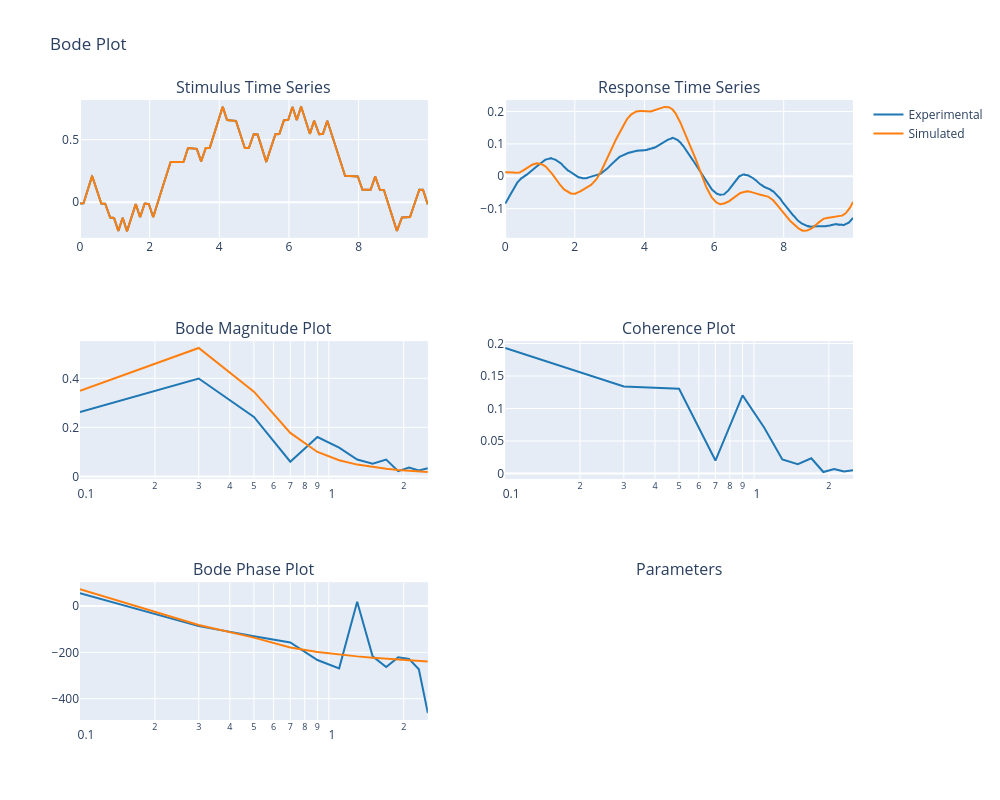

The code cell stored with this chart in its notebook:
### Code cell
# complete steps for 10s long visual stimulus
# Define subject antrhopometry
weight = 53
height = 1.66


# create a model instance for the subject
model_vis = P18.P18(weight, height)
# Load experimental data
com, stim_vis, stim_prop, time = bp.getdata_lifespan(
    'data/d1_vis2.csv', 
    height, 
    resample=True, 
    cut_to_cycles=True,
    end_time=220,
    cycle_start_samples=20*90,
    cycle_length_samples=10*90
)

model_vis.params['W'] = 0.1
model_vis.add_experimental_data(stim_vis, com, 90)

model_vis.fit()

print(model_vis)

figure = model_vis.plot()
figure.show()

### Figure 1 — Plotly figure (JSON) as saved in the notebook; plotly's stock layout.template omitted (floating-point values rounded to 4 significant figures; data arrays with more than 128 entries replaced by an {"elided": "..."} marker saying what was removed)
{"data": [{"line": {"color": "#1f77b4"}, "mode": "lines", "showlegend": false, "type": "scatter", "x": {"elided": "900 float values"}, "xaxis": "x", "y": {"elided": "900 float values"}, "yaxis": "y"}, {"line": {"color": "#1f77b4"}, "mode": "lines", "showlegend": false, "type": "scatter", "x": {"elided": "900 float values"}, "xaxis": "x2", "y": {"elided": "900 float values"}, "yaxis": "y2"}, {"line": {"color": "#1f77b4"}, "mode": "lines", "name": "Experimental", "showlegend": true, "type": "scatter", "x": [0.1, 0.3, 0.5, 0.7, 0.9, 1.1, 1.3, 1.5, 1.7, 1.9, 2.1, 2.3, 2.5], "xaxis": "x3", "y": [0.262, 0.3993, 0.2426, 0.05997, 0.1607, 0.1175, 0.06893, 0.05175, 0.06861, 0.0213, 0.03646, 0.02434, 0.03367], "yaxis": "y3"}, {"line": {"color": "#1f77b4"}, "mode": "lines", "showlegend": false, "type": "scatter", "x": [0.1, 0.3, 0.5, 0.7, 0.9, 1.1, 1.3, 1.5, 1.7, 1.9, 2.1, 2.3, 2.5], "xaxis": "x4", "y": [0.1931, 0.1338, 0.1303, 0.01996, 0.1202, 0.07046, 0.02161, 0.01429, 0.0234, 0.002288, 0.006722, 0.002968, 0.005159], "yaxis": "y4"}, {"line": {"color": "#1f77b4"}, "mode": "lines", "showlegend": false, "type": "scatter", "x": [0.1, 0.3, 0.5, 0.7, 0.9, 1.1, 1.3, 1.5, 1.7, 1.9, 2.1, 2.3, 2.5], "xaxis": "x5", "y": [55.23, -86.51, -130.6, -157.1, -232.8, -268.9, 19.25, -217.0, -263.4, -221.6, -228.1, -272.9, -462.4], "yaxis": "y5"}, {"line": {"color": "#ff7f0e"}, "mode": "lines", "showlegend": false, "type": "scatter", "x": {"elided": "900 float values"}, "xaxis": "x", "y": {"elided": "900 float values"}, "yaxis": "y"}, {"line": {"color": "#ff7f0e"}, "mode": "lines", "showlegend": false, "type": "scatter", "x": {"elided": "900 float values"}, "xaxis": "x2", "y": {"elided": "900 float values"}, "yaxis": "y2"}, {"line": {"color": "#ff7f0e"}, "mode": "lines", "name": "Simulated", "showlegend": true, "type": "scatter", "x": [0.1, 0.3, 0.5, 0.7, 0.9, 1.1, 1.3, 1.5, 1.7, 1.9, 2.1, 2.3, 2.5], "xaxis": "x3", "y": [0.3495, 0.5236, 0.3454, 0.1774, 0.09973, 0.06575, 0.04812, 0.03769, 0.0309, 0.02618, 0.02272, 0.02008, 0.01801], "yaxis": "y3"}, {"line": {"color": "#ff7f0e"}, "mode": "lines", "showlegend": false, "type": "scatter", "x": [0.1, 0.3, 0.5, 0.7, 0.9, 1.1, 1.3, 1.5, 1.7, 1.9, 2.1, 2.3, 2.5], "xaxis": "x5", "y": [73.44, -81.86, -136.2, -178.5, -198.2, -209.5, -217.2, -223.0, -227.7, -231.5, -234.7, -237.4, -239.7], "yaxis": "y5"}], "layout": {"annotations": [{"font": {"size": 16}, "showarrow": false, "text": "Stimulus Time Series", "x": 0.225, "xanchor": "center", "xref": "paper", "y": 1, "yanchor": "bottom", "yref": "paper"}, {"font": {"size": 16}, "showarrow": false, "text": "Response Time Series", "x": 0.775, "xanchor": "center", "xref": "paper", "y": 1, "yanchor": "bottom", "yref": "paper"}, {"font": {"size": 16}, "showarrow": false, "text": "Bode Magnitude Plot", "x": 0.225, "xanchor": "center", "xref": "paper", "y": 0.6111, "yanchor": "bottom", "yref": "paper"}, {"font": {"size": 16}, "showarrow": false, "text": "Coherence Plot", "x": 0.775, "xanchor": "center", "xref": "paper", "y": 0.6111, "yanchor": "bottom", "yref": "paper"}, {"font": {"size": 16}, "showarrow": false, "text": "Bode Phase Plot", "x": 0.225, "xanchor": "center", "xref": "paper", "y": 0.2222, "yanchor": "bottom", "yref": "paper"}, {"font": {"size": 16}, "showarrow": false, "text": "Parameters", "x": 0.775, "xanchor": "center", "xref": "paper", "y": 0.2222, "yanchor": "bottom", "yref": "paper"}], "height": 800, "title": {"text": "Bode Plot"}, "width": 1000, "xaxis": {"anchor": "y", "domain": [0, 0.45]}, "xaxis2": {"anchor": "y2", "domain": [0.55, 1]}, "xaxis3": {"anchor": "y3", "domain": [0, 0.45], "type": "log"}, "xaxis4": {"anchor": "y4", "domain": [0.55, 1], "type": "log"}, "xaxis5": {"anchor": "y5", "domain": [0, 0.45], "type": "log"}, "yaxis": {"anchor": "x", "domain": [0.7778, 1]}, "yaxis2": {"anchor": "x2", "domain": [0.7778, 1]}, "yaxis3": {"anchor": "x3", "domain": [0.3889, 0.6111]}, "yaxis4": {"anchor": "x4", "domain": [0.3889, 0.6111]}, "yaxis5": {"anchor": "x5", "domain": [0, 0.2222]}}}
